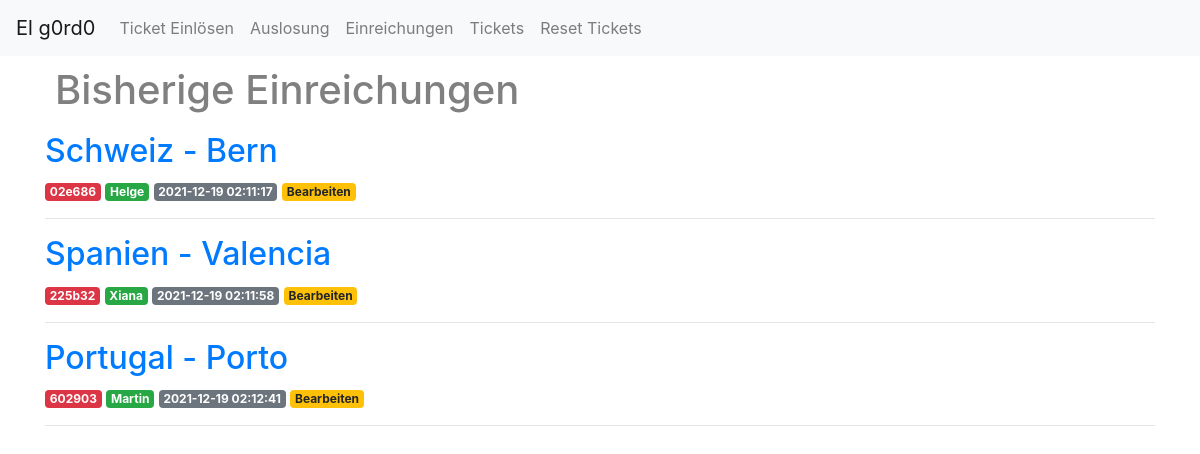
The page /posts on the database its author committed.
### tables this page shows
CREATE TABLE posts (
    id INTEGER PRIMARY KEY AUTOINCREMENT,
    created TIMESTAMP NOT NULL DEFAULT CURRENT_TIMESTAMP,
    code TEXT NOT NULL,
    name TEXT NOT NULL,
    country TEXT NOT NULL,
    city TEXT NOT NULL,
    content TEXT NOT NULL
);

### app.py (the view)
@app.route('/posts')
def posts():
	conn = get_db_connection()
	posts = conn.execute('SELECT * FROM posts').fetchall()
	conn.close()
	return render_template('posts.html', posts=posts)

### app.py (called while the page is built)
def get_db_connection():
	if os.path.isfile('/home/elg0rd0/flask_lottery/database.db'):
		conn = sqlite3.connect('/home/elg0rd0/flask_lottery/database.db')
		print ("running on pyanywhere", file=sys.stderr)
	else:
		conn = sqlite3.connect('database.db')
		print ("running locally", file=sys.stderr)
	conn.row_factory = sqlite3.Row
	return conn

### templates/posts.html
{% extends 'base.html' %}
{% block content %}
    <h1>{% block title %} Bisherige Einreichungen {% endblock %}</h1>
    {% for post in posts %}
        <a href="{{ url_for('post', post_code=post['code']) }}">
            <h2>{{ post['country'] }} - {{ post['city'] }}</h2>
        </a>
        <span class="badge badge-danger">{{ post['code'] }}</span>
        <span class="badge badge-success">{{ post['name'] }}</span>
        <span class="badge badge-secondary">{{ post['created'] }}</span>
        <a href="{{ url_for('edit', code=post['code']) }}">
            <span class="badge badge-warning">Bearbeiten</span>
        </a>
        <hr>
    {% endfor %}
{% endblock %}

### static/css/style.css (style rules this page uses)
h1 { border: none; color: grey; text-align: left; padding: 10px; }

### rows shown on the page
posts: country "Schweiz", city "Bern", code "02e686", name "Helge", created "2021-12-19 02:11:17"
posts: country "Spanien", city "Valencia", code "225b32", name "Xiana", created "2021-12-19 02:11:58"
posts: country "Portugal", city "Porto", code "602903", name "Martin", created "2021-12-19 02:12:41"
